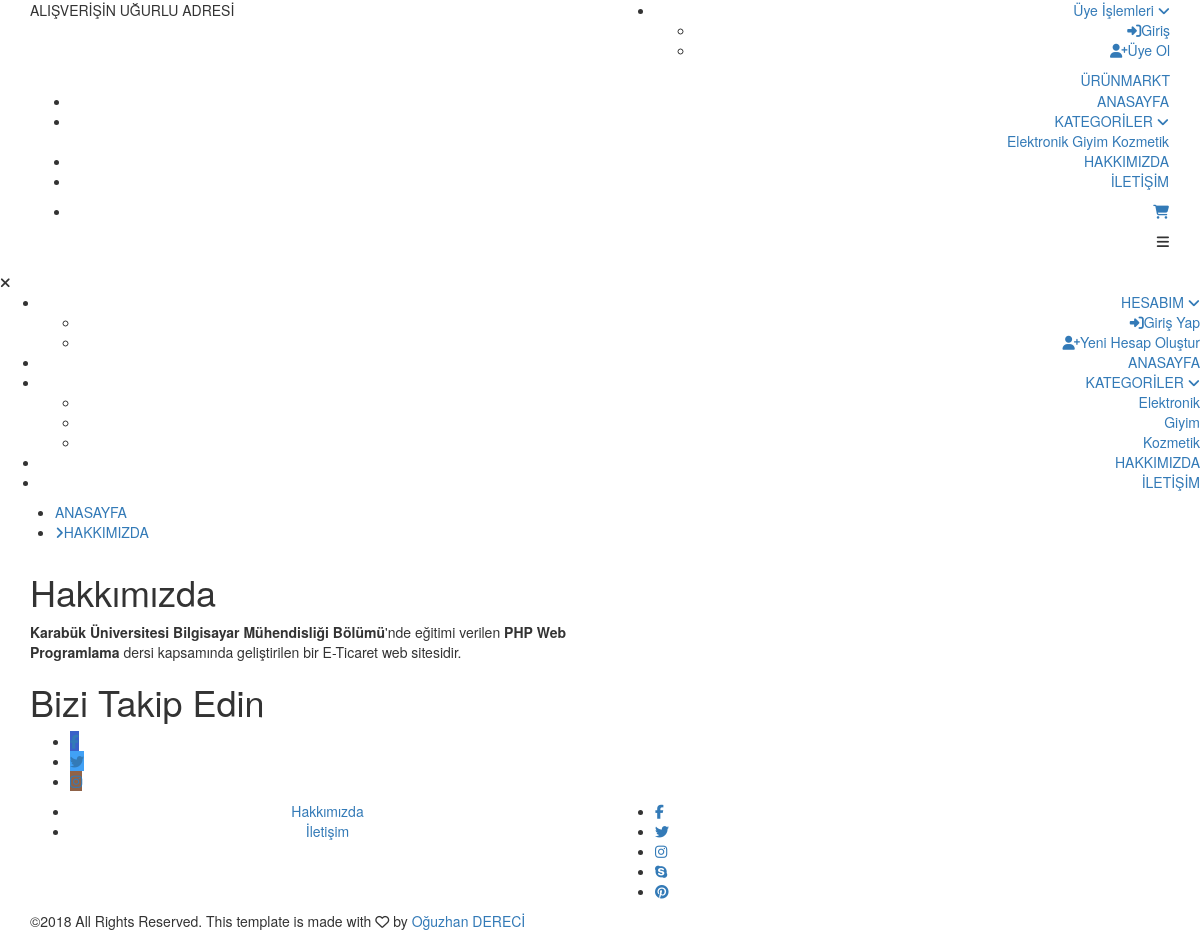
The page /index.php/home/hakkimizda on the database its author committed.
### tables this page shows
CREATE TABLE `kategoriler` (
  `kategori_id` int(11) NOT NULL,
  `kategori_ad` varchar(50) NOT NULL
);

CREATE TABLE `ayarlar` (
  `ayar_id` int(11) NOT NULL,
  `ayar_adi` varchar(255) NOT NULL,
  `keywords` varchar(255) NOT NULL,
  `description` varchar(255) NOT NULL,
  `name` varchar(255) NOT NULL,
  `smtp_server` varchar(50) NOT NULL,
  `smtp_port` int(11) NOT NULL,
  `smtp_email` varchar(50) NOT NULL,
  `smtp_pass` varchar(20) NOT NULL,
  `adres` text NOT NULL,
  `sehir` varchar(20) NOT NULL,
  `tel` varchar(15) NOT NULL,
  `fax` varchar(15) NOT NULL,
  `email` varchar(50) NOT NULL,
  `hakkimizda` text NOT NULL,
  `iletisim` text NOT NULL,
  `facebook` varchar(50) NOT NULL,
  `twitter` varchar(50) NOT NULL,
  `instagram` varchar(50) NOT NULL
);

### application/controllers/Home.php (called while the page is built, shortened)
<?php
class Home extends CI_Controller {
 	public function __construct()
    {
        $this->load->helper('url');
    }
    public function hakkimizda()
    {
          $query = $this->db->query("SELECT * FROM ayarlar");
        $data["meta"]  = $query->result();
        $query = $this->db->query("SELECT * FROM kategoriler");
        $data["veri"]  = $query->result();
        $query = $this->db->query("SELECT * FROM ayarlar");
        $data["hakkimizda"]  = $query->result();
        $this->load->view('on_panel/hakkimizda.php',$data,$data);
    }
}

### index.php (called while the page is built, shortened)
<?php
require_once BASEPATH.'core/CodeIgniter.php';

### application/views/on_panel/hakkimizda.php (the view, shortened to what this page needs)
<?php
    $this->load->view('on_panel/header.php');
?>
	<div class="container contact_container">
		<div class="row">
			<div class="col">
				<div class="breadcrumbs d-flex flex-row align-items-center">
					<ul>
						<li><a href="index.html">ANASAYFA</a></li>
						<li class="active"><a href="#"><i class="fa fa-angle-right" aria-hidden="true"></i>HAKKIMIZDA</a></li>
					</ul>
				</div>
			</div>
		</div>
		<div class="row">
			<div class="col-lg-6 contact_col">
				<div class="contact_contents">
					<h1>Hakkımızda</h1>
					<?=$hakkimizda[0]->hakkimizda?>
				</div>
				<div class="follow_us_contents">
					<h1>Bizi Takip Edin</h1>
					<ul class="social d-flex flex-row">
						<li><a href="<?=$hakkimizda[0]->facebook?>" style="background-color: #3a61c9"><i class="fa fa-facebook" aria-hidden="true"></i></a></li>
						<li><a href="<?=$hakkimizda[0]->twitter?>" style="background-color: #41a1f6"><i class="fa fa-twitter" aria-hidden="true"></i></a></li>
						<li><a href="<?=$hakkimizda[0]->instagram?>" style="background-color: #8f6247"><i class="fa fa-instagram" aria-hidden="true"></i></a></li>
					</ul>
				</div>
			</div>
		</div>
	</div>

### application/views/on_panel/header.php (shortened to what this page needs)
<!DOCTYPE html>
<html lang="en">
<head>
<link rel="stylesheet" type="text/css" href="<?=base_url()?>assets/on_panel/styles/bootstrap4/bootstrap.min.css">
<link href="<?=base_url()?>assets/on_panel/plugins/font-awesome-4.7.0/css/font-awesome.min.css" rel="stylesheet" type="text/css">
<link rel="stylesheet" type="text/css" href="<?=base_url()?>assets/on_panel/plugins/OwlCarousel2-2.2.1/owl.carousel.css">
<link rel="stylesheet" type="text/css" href="<?=base_url()?>assets/on_panel/plugins/OwlCarousel2-2.2.1/owl.theme.default.css">
<link rel="stylesheet" type="text/css" href="<?=base_url()?>assets/on_panel/plugins/OwlCarousel2-2.2.1/animate.css">
<link rel="stylesheet" href="<?=base_url()?>assets/on_panel/plugins/themify-icons/themify-icons.css">
<link rel="stylesheet" type="text/css" href="<?=base_url()?>assets/on_panel/plugins/jquery-ui-1.12.1.custom/jquery-ui.css">
<link rel="stylesheet" type="text/css" href="<?=base_url()?>assets/on_panel/styles/main_styles.css">
<link rel="stylesheet" type="text/css" href="<?=base_url()?>assets/on_panel/styles/responsive.css">
<link rel="stylesheet" type="text/css" href="<?=base_url()?>assets/on_panel/styles/contact_styles.css">
<link rel="stylesheet" type="text/css" href="<?=base_url()?>assets/on_panel/styles/contact_responsive.css">
<link rel="stylesheet" type="text/css" href="<?=base_url()?>assets/on_panel/styles/dropdown.css">
<link rel="stylesheet" type="text/css" href="<?=base_url()?>assets/on_panel/styles/categories_styles.css">
<link rel="stylesheet" type="text/css" href="<?=base_url()?>assets/on_panel/styles/categories_responsive.css">
<link rel="stylesheet" href="https://cdn.jsdelivr.net/bxslider/4.2.12/jquery.bxslider.css">
</head>
<body>
<div class="super_container">
	<header class="header trans_300">
		<div class="top_nav">
			<div class="container">
				<div class="row">
					<div class="col-md-6">
						<div class="top_nav_left">ALIŞVERİŞİN UĞURLU ADRESİ</div>
					</div>
					<div class="col-md-6 text-right">
						<div class="top_nav_right">
							<ul class="top_nav_menu">
								<?php if ($this->session->uye_session) { ?>
									<li class="account">
										<a href="#">
											<?=$this->session->uye_session['uye_adsoy'] ?>
											<i class="fa fa-angle-down"></i>
										</a>
										<ul class="account_selection">
											<li><a href="<?=base_url()?>on_panel/login/logout_islemi"><i class="fa fa-sign-out" aria-hidden="true"></i>Çıkış</a></li>
										</ul>
									</li>
								<?php }  else {?>
								<li class="account">
									<a href="#">
										Üye İşlemleri
										<i class="fa fa-angle-down"></i>
									</a>
									<ul class="account_selection">
										<li><a href="<?=base_url()?>on_panel/login"><i class="fa fa-sign-in" aria-hidden="true"></i>Giriş</a></li>
										<li><a href="<?=base_url()?>on_panel/login/register"><i class="fa fa-user-plus" aria-hidden="true"></i>Üye Ol</a></li>
									</ul>
								</li>
								<?php } ?>
							</ul>
						</div>
					</div>
				</div>
			</div>
		</div>
		<div class="main_nav_container">
			<div class="container">
				<div class="row">
					<div class="col-lg-12 text-right">
						<div class="logo_container">
							<a href="<?=base_url()?>on_panel/home">ÜRÜN<span>MARKT</span></a>
						</div>
						<nav class="navbar">
							<ul class="navbar_menu">
								<li><a href="<?=base_url()?>on_panel/home">ANASAYFA</a></li>
								<li>
									<div class="dropdown">
								  		<a class="dropbtn" >KATEGORİLER <i class="fa fa-angle-down"></i></a>
								  		<div class="dropdown-content">
								  			<?php foreach ($veri as $rs) { ?>
								  				<a style="text-align:left;" href="<?=base_url()?>on_panel/home/kategoriler/<?=$rs->kategori_ad?>"><?=$rs->kategori_ad?></a>
								  			<?php }  ?>
								  		</div>
									</div>
								</li>
								<li><a href="<?=base_url()?>on_panel/home/hakkimizda">HAKKIMIZDA</a></li>
								<li><a href="<?=base_url()?>on_panel/home/iletisim">İLETİŞİM</a></li>
							</ul>
							<ul class="navbar_user">
								<li><a href="#"><i class="fa fa-shopping-cart" aria-hidden="true"></i></a></li>
							</ul>
							<div class="hamburger_container">
								<i class="fa fa-bars" aria-hidden="true"></i>
							</div>
						</nav>
					</div>
				</div>
			</div>
		</div>
	</header>
	<div class="hamburger_menu">
		<div class="hamburger_close"><i class="fa fa-times" aria-hidden="true"></i></div>
		<div class="hamburger_menu_content text-right">
			<ul class="menu_top_nav">
				<li class="menu_item has-children">
					<a href="">
						HESABIM
						<i class="fa fa-angle-down"></i>
					</a>
					<ul class="menu_selection">
						<li><a href="<?=base_url()?>on_panel/login"><i class="fa fa-sign-in" aria-hidden="true"></i>Giriş Yap</a></li>
						<li><a href="<?=base_url()?>on_panel/login/register"><i class="fa fa-user-plus" aria-hidden="true"></i>Yeni Hesap Oluştur</a></li>
					</ul>
				</li>
				<li class="menu_item"><a href="<?=base_url()?>on_panel/home">ANASAYFA</a></li>
				<li class="menu_item has-children">
					<a href="">
						KATEGORİLER
						<i class="fa fa-angle-down"></i>
					</a>
					<ul class="menu_selection">
						<?php foreach ($veri as $rs) { ?>
							<li><a style="text-align:right;" href="<?=base_url()?>on_panel/home/kategoriler/<?=$rs->kategori_ad?>"><?=$rs->kategori_ad?></a></li>
			  			<?php }  ?>
					</ul>
				</li>
				<li class="menu_item"><a href="<?=base_url()?>on_panel/home/hakkimizda">HAKKIMIZDA</a></li>
				<li class="menu_item"><a href="<?=base_url()?>on_panel/home/iletisim">İLETİŞİM</a></li>
			</ul>
		</div>
	</div>

### rows shown on the page
kategoriler: kategori_ad "Elektronik"
kategoriler: kategori_ad "Giyim"
kategoriler: kategori_ad "Kozmetik"
ayarlar: hakkimizda "Karabük Üniversitesi Bilgisayar Mühendisliği Bölümü 'nde eğitimi verilen PHP Web Programlama dersi kapsamında geliştirilen bir E-Ticaret web sitesidir."
